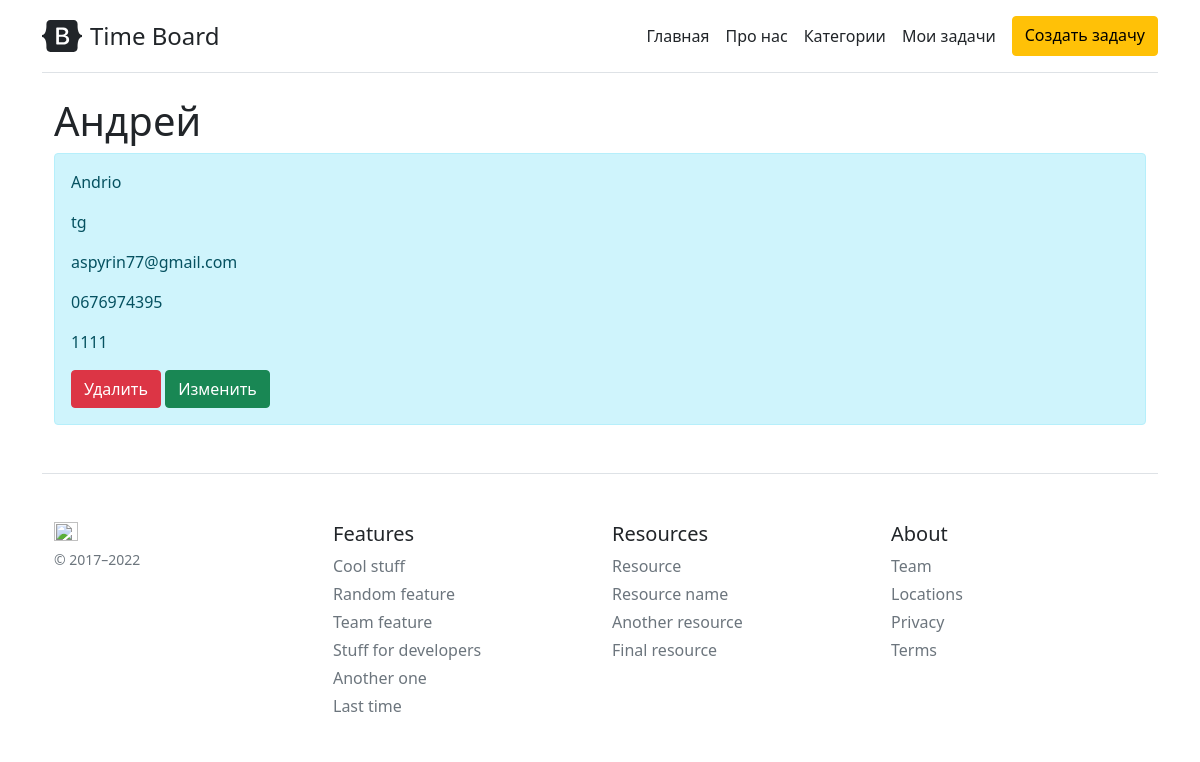
Page /users/1 on the committed database.
### models/Models.py (models this page shows, shortened)
class User(db.Model):
    __tablename__ = 'users'
    id = db.Column(db.Integer, primary_key=True)
    name = db.Column(db.String)
    nick = db.Column(db.String(12))
    tg = db.Column(db.String)
    email = db.Column(db.String(100))
    phone = db.Column(db.String(20))
    pw = db.Column(db.String)

### controllers/UserController.py (the view)
def detail(user_id):
    if request.method == 'GET':
        user = db.session.query(User).get(user_id)
        return render_template("user_detail.html", user=user)

### templates/user_detail.html (shortened to what this page needs)
{% extends 'base.html' %}
{% block body %}
<div class="container">
    <h1>{{ user.name }}</h1>
    <div class="alert alert-info">
        <p>{{ user.nick }}</p>
        <p>{{ user.tg }}</p>
        <p>{{ user.email }}</p>
        <p>{{ user.phone }}</p>
        <p>{{ user.pw }}</p>
        <a href="/users/{{ user.id }}/delete" class="btn btn-danger">Удалить</a>
        <a href="/users/{{ user.id }}/update" class="btn btn-success">Изменить</a>
    </div>
</div>
{% endblock %}

### rows in the picture
User: name "Андрей", nick "Andrio", tg "tg", email "aspyrin77@gmail.com", phone "0676974395", pw "1111"
